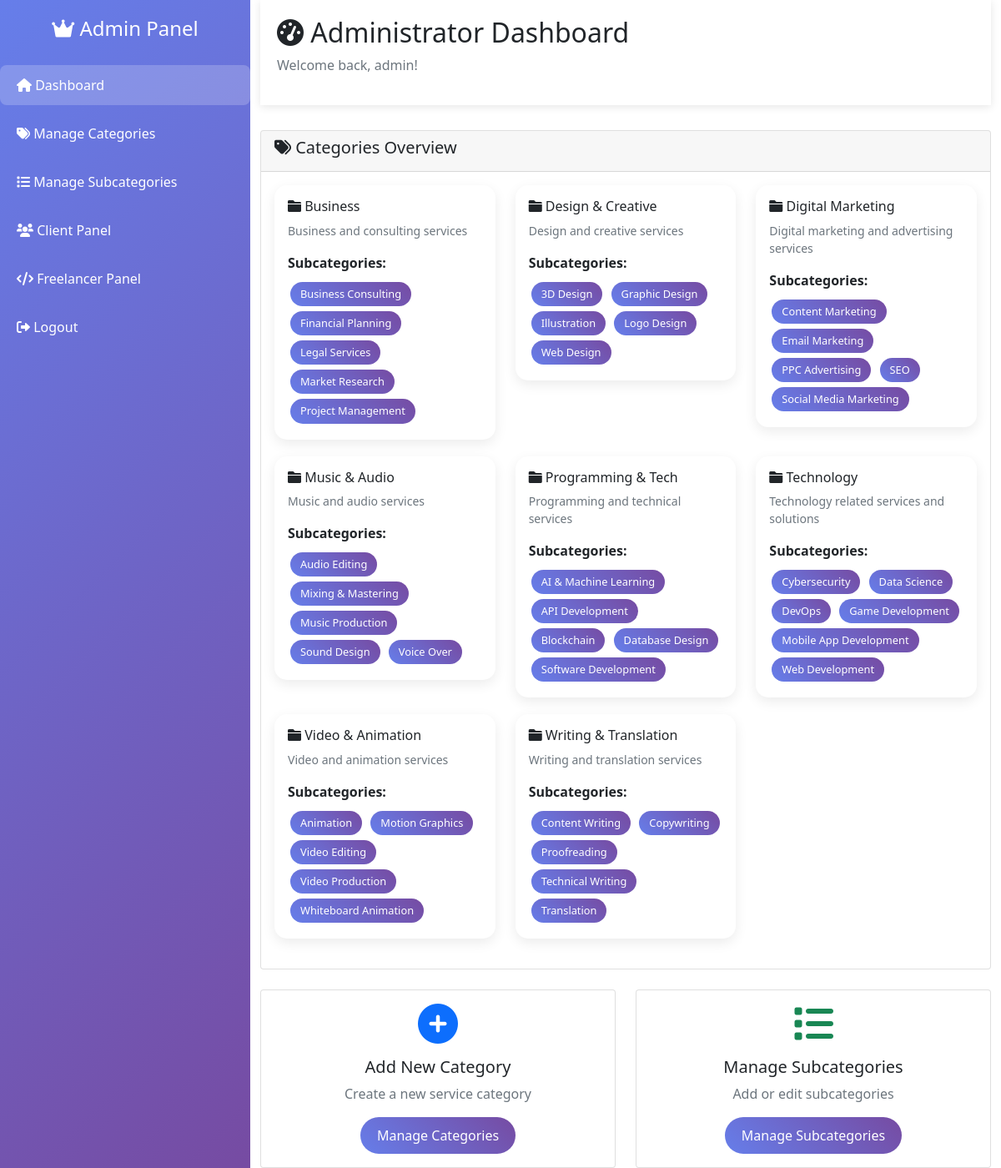
/admin/index.php (signed in), run on the app's committed database.
### tables this page shows
CREATE TABLE subcategories (
    subcategory_id INT AUTO_INCREMENT PRIMARY KEY,
    category_id INT NOT NULL,
    subcategory_name VARCHAR(255) NOT NULL,
    subcategory_description TEXT,
    is_active BOOLEAN DEFAULT TRUE,
    date_added TIMESTAMP DEFAULT CURRENT_TIMESTAMP,
    FOREIGN KEY (category_id) REFERENCES categories(category_id) ON DELETE CASCADE
);

### client/classes/Database.php (called while the page is built, shortened)
<?php
class Database {
    protected $pdo;
    private $host = 'localhost';
    private $db = 'fiverr_database';
    private $user = 'root';
    private $pass = '';
    private $charset = 'utf8mb4';
    public function __construct() {
        $dsn = "mysql:host=$this->host;dbname=$this->db;charset=$this->charset";
        $options = [
            PDO::ATTR_ERRMODE            => PDO::ERRMODE_EXCEPTION,
            PDO::ATTR_DEFAULT_FETCH_MODE => PDO::FETCH_ASSOC,
            PDO::ATTR_EMULATE_PREPARES   => false,
        ];
        try {
            $this->pdo = new PDO($dsn, $this->user, $this->pass, $options);
            $this->pdo->exec("SET time_zone = '+08:00';");
        } catch (\PDOException $e) {
            throw new \PDOException($e->getMessage(), (int)$e->getCode());
        }
    }
    protected function executeQuery($sql, $params = []) {
        $stmt = $this->pdo->prepare($sql);
        $stmt->execute($params);
        return $stmt->fetchAll();
    }
}
?>

### client/classloader.php (called while the page is built, shortened)
<?php
require_once 'classes/Database.php';
require_once 'classes/Category.php';
$categoryObj = new Category();
?>

### client/classes/Category.php (called while the page is built, shortened)
<?php
require_once 'Database.php';
class Category extends Database {
    public function getCategoriesWithSubcategories() {
        $sql = "SELECT
                    c.category_id,
                    c.category_name,
                    c.category_description,
                    s.subcategory_id,
                    s.subcategory_name,
                    s.subcategory_description
                FROM categories c
                LEFT JOIN subcategories s ON c.category_id = s.category_id AND s.is_active = TRUE
                WHERE c.is_active = TRUE
                ORDER BY c.category_name ASC, s.subcategory_name ASC";
        return $this->executeQuery($sql);
    }
}
?>

### admin/index.php (the view, shortened to what this page needs)
<?php
require_once '../client/classloader.php';
$categories = $categoryObj->getCategoriesWithSubcategories();
$groupedCategories = [];
foreach ($categories as $item) {
    $categoryId = $item['category_id'];
    if (!isset($groupedCategories[$categoryId])) {
        $groupedCategories[$categoryId] = [
            'category_id' => $item['category_id'],
            'category_name' => $item['category_name'],
            'category_description' => $item['category_description'],
            'subcategories' => []
        ];
    }
    if ($item['subcategory_id']) {
        $groupedCategories[$categoryId]['subcategories'][] = [
            'subcategory_id' => $item['subcategory_id'],
            'subcategory_name' => $item['subcategory_name'],
            'subcategory_description' => $item['subcategory_description']
        ];
    }
}
?>
<!DOCTYPE html>
<html lang="en">
<head>
    <link href="https://cdn.jsdelivr.net/npm/bootstrap@5.1.3/dist/css/bootstrap.min.css" rel="stylesheet">
    <link href="https://cdnjs.cloudflare.com/ajax/libs/font-awesome/6.0.0/css/all.min.css" rel="stylesheet">
</head>
<body>
    <div class="container-fluid">
        <div class="row">
            <div class="col-md-3 admin-sidebar">
                <div class="text-center mb-4">
                    <h4 class="text-white"><i class="fas fa-crown"></i> Admin Panel</h4>
                </div>
                <nav class="nav flex-column">
                    <a class="nav-link active" href="index.php">
                        <i class="fas fa-home"></i> Dashboard
                    </a>
                    <a class="nav-link" href="categories.php">
                        <i class="fas fa-tags"></i> Manage Categories
                    </a>
                    <a class="nav-link" href="subcategories.php">
                        <i class="fas fa-list"></i> Manage Subcategories
                    </a>
                    <a class="nav-link" href="../client/index.php">
                        <i class="fas fa-users"></i> Client Panel
                    </a>
                    <a class="nav-link" href="../freelancer/index.php">
                        <i class="fas fa-code"></i> Freelancer Panel
                    </a>
                    <a class="nav-link" href="../client/core/handleForms.php?logoutUserBtn=1">
                        <i class="fas fa-sign-out-alt"></i> Logout
                    </a>
                </nav>
            </div>
            <div class="col-md-9">
                <div class="admin-header">
                    <h2><i class="fas fa-tachometer-alt"></i> Administrator Dashboard</h2>
                    <p class="text-muted">Welcome back, <?php echo $_SESSION['username']; ?>!</p>
                </div>
                <div class="row">
                    <div class="col-12">
                        <div class="card">
                            <div class="card-header">
                                <h5><i class="fas fa-tags"></i> Categories Overview</h5>
                            </div>
                            <div class="card-body">
                                <div class="row">
                                    <?php foreach ($groupedCategories as $category): ?>
                                    <div class="col-md-6 col-lg-4">
                                        <div class="category-card card">
                                            <div class="card-body">
                                                <h6 class="card-title">
                                                    <i class="fas fa-folder"></i> <?php echo htmlspecialchars($category['category_name']); ?>
                                                </h6>
                                                <p class="card-text text-muted small">
                                                    <?php echo htmlspecialchars($category['category_description']); ?>
                                                </p>
                                                <div class="mb-2">
                                                    <strong>Subcategories:</strong>
                                                </div>
                                                <div>
                                                    <?php if (empty($category['subcategories'])): ?>
                                                        <span class="text-muted">No subcategories</span>
                                                    <?php else: ?>
                                                        <?php foreach ($category['subcategories'] as $subcategory): ?>
                                                            <span class="subcategory-badge">
                                                                <?php echo htmlspecialchars($subcategory['subcategory_name']); ?>
                                                            </span>
                                                        <?php endforeach; ?>
                                                    <?php endif; ?>
                                                </div>
                                            </div>
                                        </div>
                                    </div>
                                    <?php endforeach; ?>
                                </div>
                            </div>
                        </div>
                    </div>
                </div>
                <div class="row mt-4">
                    <div class="col-md-6">
                        <div class="card">
                            <div class="card-body text-center">
                                <i class="fas fa-plus-circle fa-3x text-primary mb-3"></i>
                                <h5>Add New Category</h5>
                                <p class="text-muted">Create a new service category</p>
                                <a href="categories.php" class="btn btn-admin">Manage Categories</a>
                            </div>
                        </div>
                    </div>
                    <div class="col-md-6">
                        <div class="card">
                            <div class="card-body text-center">
                                <i class="fas fa-list fa-3x text-success mb-3"></i>
                                <h5>Manage Subcategories</h5>
                                <p class="text-muted">Add or edit subcategories</p>
                                <a href="subcategories.php" class="btn btn-admin">Manage Subcategories</a>
                            </div>
                        </div>
                    </div>
                </div>
            </div>
        </div>
    </div>
</body>
</html>

### admin/index.php (style rules this page uses)
.admin-sidebar { background: linear-gradient(135deg, #667eea 0%, #764ba2 100%); min-height: 100vh; padding: 20px 0; }
.admin-sidebar .nav-link { color: white; padding: 12px 20px; margin: 5px 0; border-radius: 8px; transition: all 0.3s ease; }
.admin-sidebar .nav-link.active { background-color: rgba(255, 255, 255, 0.2); }
.admin-header { background: white; box-shadow: 0 2px 10px rgba(0,0,0,0.1); padding: 20px; margin-bottom: 30px; }
.category-card { border: none; border-radius: 15px; box-shadow: 0 5px 15px rgba(0,0,0,0.08); transition: transform 0.3s ease; margin-bottom: 20px; }
.subcategory-badge { background: linear-gradient(45deg, #667eea, #764ba2); color: white; padding: 5px 12px; border-radius: 20px; font-size: 0.8em; margin: 3px; display: inline-block; }
.btn-admin { background: linear-gradient(45deg, #667eea, #764ba2); border: none; color: white; padding: 10px 20px; border-radius: 25px; transition: all 0.3s ease; }

### data on the page
subcategories: subcategory_name "Business Consulting"
subcategories: subcategory_name "Financial Planning"
subcategories: subcategory_name "Legal Services"
subcategories: subcategory_name "Market Research"
subcategories: subcategory_name "Project Management"
subcategories: subcategory_name "3D Design"
subcategories: subcategory_name "Graphic Design"
subcategories: subcategory_name "Illustration"
subcategories: subcategory_name "Logo Design"
subcategories: subcategory_name "Web Design"
subcategories: subcategory_name "Content Marketing"
subcategories: subcategory_name "Email Marketing"
subcategories: subcategory_name "PPC Advertising"
subcategories: subcategory_name "SEO"
subcategories: subcategory_name "Social Media Marketing"
subcategories: subcategory_name "Audio Editing"
subcategories: subcategory_name "Mixing & Mastering"
subcategories: subcategory_name "Music Production"
subcategories: subcategory_name "Sound Design"
subcategories: subcategory_name "Voice Over"
subcategories: subcategory_name "AI & Machine Learning"
subcategories: subcategory_name "API Development"
subcategories: subcategory_name "Blockchain"
subcategories: subcategory_name "Database Design"
subcategories: subcategory_name "Software Development"
subcategories: subcategory_name "Cybersecurity"
subcategories: subcategory_name "Data Science"
subcategories: subcategory_name "DevOps"
subcategories: subcategory_name "Game Development"
subcategories: subcategory_name "Mobile App Development"
subcategories: subcategory_name "Web Development"
subcategories: subcategory_name "Animation"
subcategories: subcategory_name "Motion Graphics"
subcategories: subcategory_name "Video Editing"
subcategories: subcategory_name "Video Production"
subcategories: subcategory_name "Whiteboard Animation"
subcategories: subcategory_name "Content Writing"
subcategories: subcategory_name "Copywriting"
subcategories: subcategory_name "Proofreading"
subcategories: subcategory_name "Technical Writing"
subcategories: subcategory_name "Translation"

### other printed values
$_SESSION['username'] "admin"
$category['category_name'] "Business"
$category['category_description'] "Business and consulting services"
$category['category_name'] "Design & Creative"
$category['category_description'] "Design and creative services"
$category['category_name'] "Digital Marketing"
$category['category_description'] "Digital marketing and advertising services"
$category['category_name'] "Music & Audio"
$category['category_description'] "Music and audio services"
$category['category_name'] "Programming & Tech"
$category['category_description'] "Programming and technical services"
$category['category_name'] "Technology"
$category['category_description'] "Technology related services and solutions"
$category['category_name'] "Video & Animation"
$category['category_description'] "Video and animation services"
